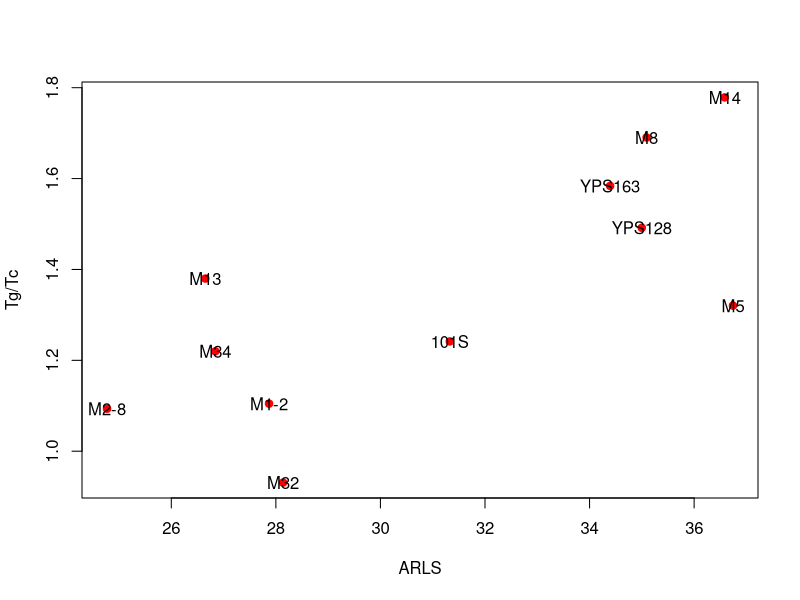
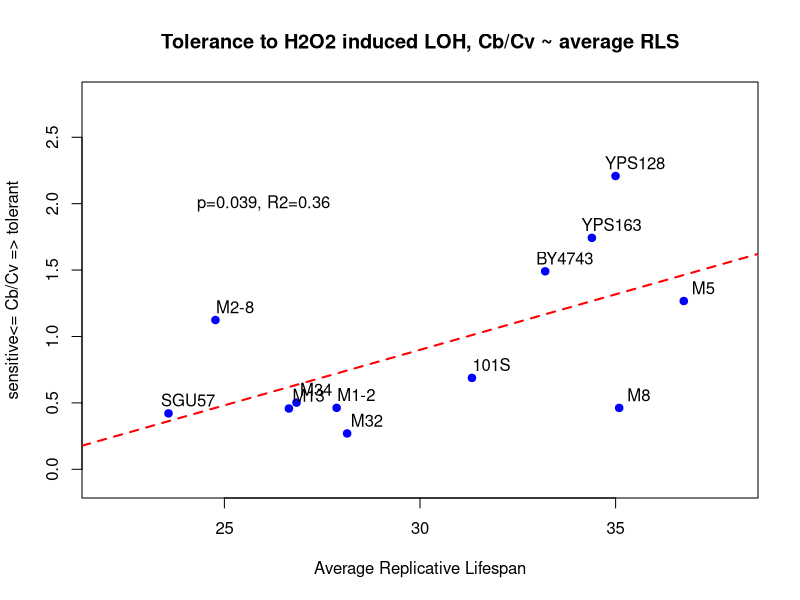
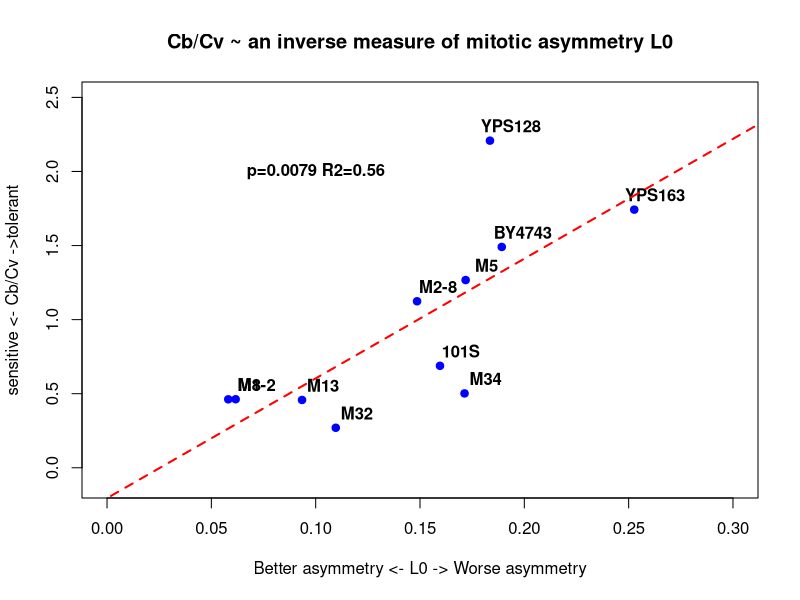
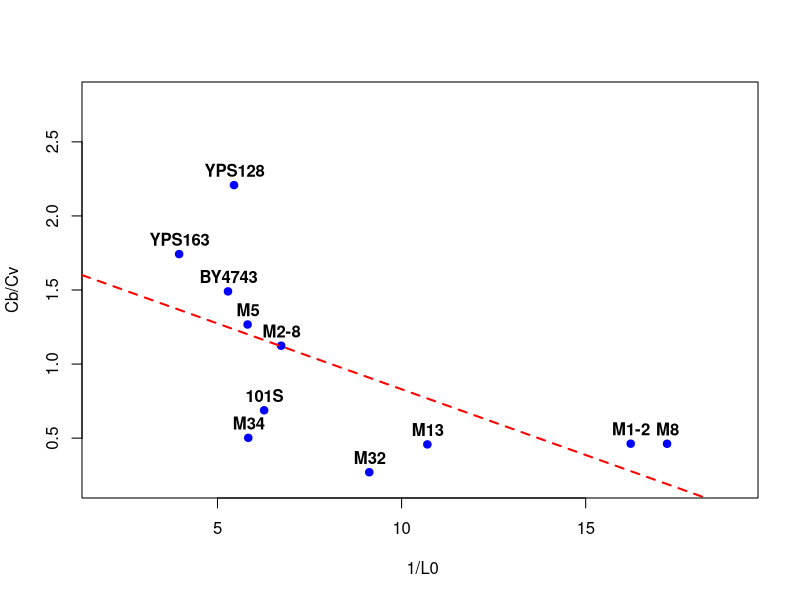
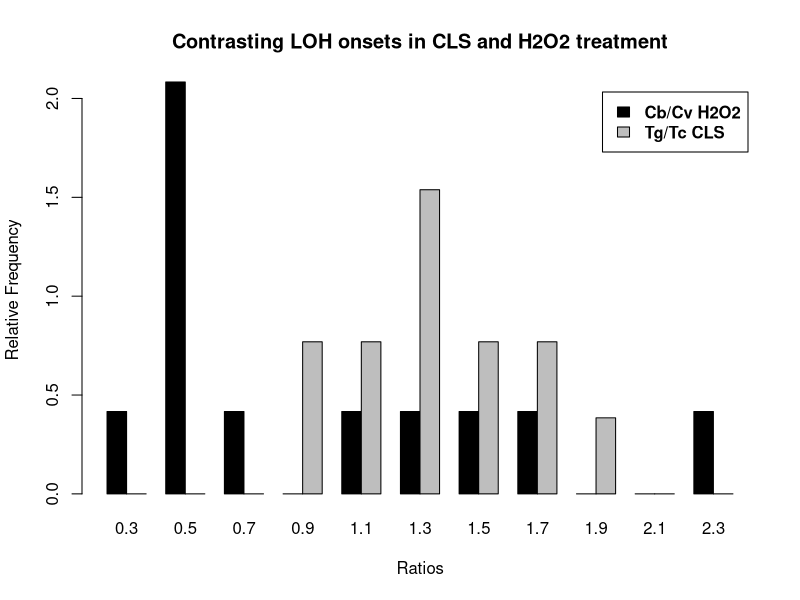
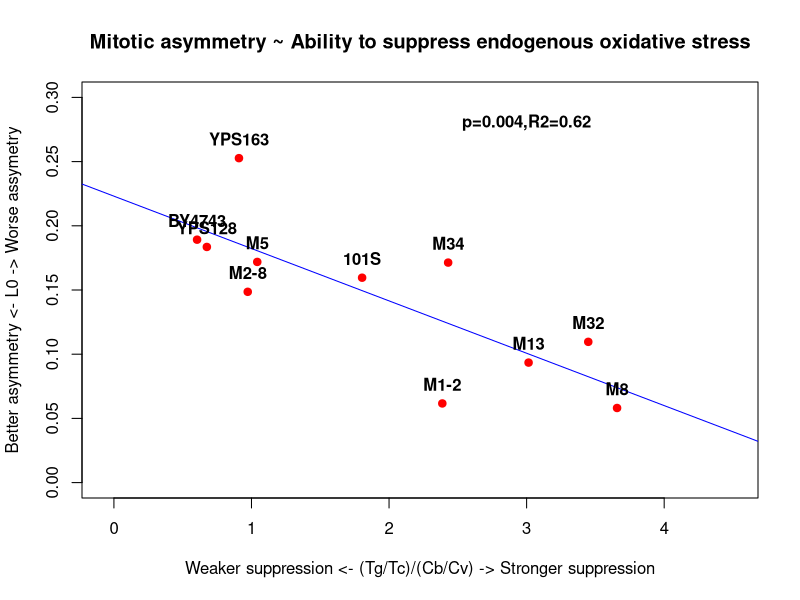

The R source for these figures, in order:
## ---- chunk 1
rm( list = ls() );
#setwd("~/github/LOH_H2O2_2016/public/analysis")
## ---- chunk 2
 list.files( path="data")
 tb = read.table("data/021307.summary.by.strain.csv", header=T, sep="\t");
 tb.old = tb;
 labels = names( tb.old );
 tb = tb.old[, c("strain","ARLS","R0","G","CLS","Tc", "Tg","Tmmax","Tbmax", "Td", "Tdmax","TLmax","Lmax", 
 "b.max", "b.min", "strains", "L0.all", "L0.small" , "Pbt0","Pb0.5t0", "Pbt0.b") ];
 tb$CLS.vs.Tc = tb$CLS / tb$Tc; 
 tb$Tg.vs.Tc = tb$Tg / tb$Tc;
 tb$strain = as.character(tb$strain)
 tb.old = tb;
 tb = tb.old[1:13,] #remove rad52DD
 tb.test = tb[1:11,]   
## ---- chunk 3
 summary(lm(Tg.vs.Tc ~ ARLS, data=tb.test)) #re-run the old results, just to double-check
 summary(lm( 1/Tg.vs.Tc ~ ARLS, data=tb.test)) # negative, p=0.012 R2=0.52
 plot( tb.test$Tg.vs.Tc ~ tb.test$ARLS, col='red', pch=19, xlab='ARLS', ylab='Tg/Tc' )
 text(tb.test$ARLS, tb.test$Tg.vs.Tc, tb.test$strains)
## ---- chunk 4
 tb2 = read.csv("data/LOHH2O2_dataset.csv") 
## ---- chunk 5
 tb2$strain = tb2$strains
 tb3 = merge(tb, tb2, by='strain')
 tb3 = tb3[ , -(grep('strains', names(tb3))) ]
## ---- chunk 6
 summary(lm(tb3$Cb.vs.Cv ~ tb3$ARLS)) #p 0.039
 plot( tb3$Cb.vs.Cv ~ tb3$ARLS, col='blue', pch=19, xlab='Average Replicative Lifespan', ylab='sensitive<= Cb/Cv => tolerant', xlim=c(22,38),ylim=c(-0.1,2.8), main="Tolerance to H2O2 induced LOH, Cb/Cv ~ average RLS")
 text(tb3$ARLS + 0.5, tb3$Cb.vs.Cv+0.1, tb3$strain)
 m = lm(tb3$Cb.vs.Cv ~ tb3$ARLS )
 abline(m, col='red', lty=2, lwd=2)
 text(26, 2.0, "p=0.039, R2=0.36")
## ---- chunk 7
 par(font=2)
 summary(lm( tb3$Cb.vs.Cv ~  tb3$L0.all)) # p=0.0079
 plot( tb3$Cb.vs.Cv ~ tb3$L0.all, col='blue', pch=19, xlab='Better asymmetry <- L0 -> Worse asymmetry', ylab='sensitive <- Cb/Cv ->tolerant', xlim=c(0, 0.3),ylim=c(-0.1,2.5), main="Cb/Cv ~ an inverse measure of mitotic asymmetry L0")
 text(tb3$L0.all + 0.01, tb3$Cb.vs.Cv+0.1, tb3$strain)
 m = lm(tb3$Cb.vs.Cv ~ tb3$L0.all )
 abline(m, col='red', lty=2, lwd=2)
 text(0.1, 2.0, "p=0.0079 R2=0.56")
## ---- chunk 8
 tb3$One.vs.L0.all = 1 / tb3$L0.all  #use 1/L0 maybe confusing when people try to compare this study with Qin08 results.
 summary(lm( tb3$Cb.vs.Cv ~  tb3$One.vs.L0.all)) # p=0.039
 plot( tb3$Cb.vs.Cv ~ tb3$One.vs.L0.all, col='blue', pch=19, xlab=' 1/L0', ylab='Cb/Cv', xlim=c(2,19),ylim=c(0.2, 2.8) )
 text(tb3$One.vs.L0.all + 0.01, tb3$Cb.vs.Cv+0.1, tb3$strain)
 m = lm(tb3$Cb.vs.Cv ~ tb3$One.vs.L0.all )
 abline(m, col='red', lty=2, lwd=2)
## ---- chunk 9
 mystep=0.2
 my.breaks = seq( 0.2,  round(max( c( tb3$Cb.vs.Cv, tb3$Tg.vs.Tc )) + 0.2, 1) ,by= mystep ); 
 h.H2O2  <- hist( tb3$Cb.vs.Cv, br= my.breaks, xlab = "Cb/Cv", ylab = "relative density", freq=F, plot=F ) ; 
 h.aging <- hist(tb$Tg.vs.Tc, br= my.breaks, xlab = "Tg/Tc",  ylab = "relative density", freq=F, plot=F ) ;
 
 #generate the comparison table
 bins <-  data.frame( rbind(h.H2O2$density,h.aging$density) )  ;
 my.mids = my.breaks[-length(my.breaks)] + mystep/2
 names( bins ) <- my.mids
 row.names(bins) <- c( "H2O2", "Chronological Aging" )
 bins

 barplot( as.matrix(bins), beside=T, col=c("black","gray"), ylab="Relative Frequency", xlab="Ratios", legend= c( "Cb/Cv H2O2", "Tg/Tc CLS" )  );
 title(main="Contrasting LOH onsets in CLS and H2O2 treatment" )

 ks.test(tb3$Cb.vs.Cv, tb3$Tg.vs.Tc) #p=0.031
## ---- chunk 10
tb3$TgTc.vs.CbCv =  tb3$Tg.vs.Tc / tb3$Cb.vs.Cv 

summary(lm(tb3$L0.all ~  tb3$TgTc.vs.CbCv ))
m = lm(tb3$L0.all ~  tb3$TgTc.vs.CbCv)
par(font=2) 
plot( tb3$L0.all ~ tb3$TgTc.vs.CbCv, pch=19, col="red", 
      ylab = "Better asymmetry <- L0 -> Worse assymetry",
      xlab = "Weaker suppression <- (Tg/Tc)/(Cb/Cv) -> Stronger suppression",
      main="Mitotic asymmetry ~ Ability to suppress endogenous oxidative stress",
      xlim = c(-0.05, 4.5), ylim=c(0, 0.3))
abline(m, col="blue")
text( tb3$TgTc.vs.CbCv, tb3$L0.all+0.015, tb3$strain)
text( 3, 0.28, "p=0.004,R2=0.62")
